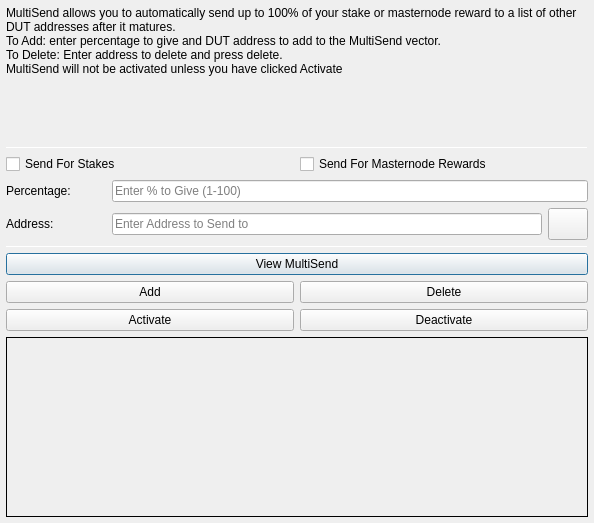
<?xml version="1.0" encoding="UTF-8"?>
<ui version="4.0">
 <class>MultiSendDialog</class>
 <widget class="QDialog" name="MultiSendDialog">
  <property name="windowModality">
   <enum>Qt::NonModal</enum>
  </property>
  <property name="geometry">
   <rect>
    <x>0</x>
    <y>0</y>
    <width>594</width>
    <height>523</height>
   </rect>
  </property>
  <property name="windowTitle">
   <string>MultiSend</string>
  </property>
  <layout class="QVBoxLayout" name="verticalLayout" stretch="0">
   <property name="leftMargin">
    <number>6</number>
   </property>
   <property name="topMargin">
    <number>6</number>
   </property>
   <property name="rightMargin">
    <number>6</number>
   </property>
   <property name="bottomMargin">
    <number>6</number>
   </property>
   <item>
    <layout class="QVBoxLayout" name="verticalLayout_Main" stretch="1,1,1,1,1,1">
     <item>
      <widget class="QLabel" name="label_2">
       <property name="lineWidth">
        <number>1</number>
       </property>
       <property name="text">
        <string>MultiSend allows you to automatically send up to 100% of your stake or masternode reward to a list of other DUT addresses after it matures.
To Add: enter percentage to give and DUT address to add to the MultiSend vector.
To Delete: Enter address to delete and press delete.
MultiSend will not be activated unless you have clicked Activate</string>
       </property>
       <property name="alignment">
        <set>Qt::AlignLeading|Qt::AlignLeft|Qt::AlignTop</set>
       </property>
       <property name="wordWrap">
        <bool>true</bool>
       </property>
      </widget>
     </item>
     <item>
      <widget class="Line" name="line">
       <property name="minimumSize">
        <size>
         <width>0</width>
         <height>1</height>
        </size>
       </property>
       <property name="maximumSize">
        <size>
         <width>16777215</width>
         <height>1</height>
        </size>
       </property>
       <property name="orientation">
        <enum>Qt::Horizontal</enum>
       </property>
      </widget>
     </item>
     <item>
      <layout class="QVBoxLayout" name="verticalLayout_Settings">
       <item>
        <layout class="QHBoxLayout" name="horizontalLayout">
         <item>
          <widget class="QCheckBox" name="multiSendStakeCheckBox">
           <property name="text">
            <string>Send For Stakes</string>
           </property>
          </widget>
         </item>
         <item>
          <widget class="QCheckBox" name="multiSendMasternodeCheckBox">
           <property name="text">
            <string>Send For Masternode Rewards</string>
           </property>
          </widget>
         </item>
        </layout>
       </item>
       <item>
        <layout class="QHBoxLayout" name="horizontalLayout_6">
         <item>
          <widget class="QLabel" name="label">
           <property name="minimumSize">
            <size>
             <width>100</width>
             <height>0</height>
            </size>
           </property>
           <property name="toolTip">
            <string>Percentage of stake to send</string>
           </property>
           <property name="text">
            <string>Percentage:</string>
           </property>
          </widget>
         </item>
         <item>
          <widget class="QLineEdit" name="multiSendPercentEdit">
           <property name="toolTip">
            <string>Enter whole numbers 1 - 100</string>
           </property>
           <property name="placeholderText">
            <string>Enter % to Give (1-100)</string>
           </property>
          </widget>
         </item>
        </layout>
       </item>
       <item>
        <layout class="QHBoxLayout" name="horizontalLayout_7">
         <item>
          <widget class="QLabel" name="label_5">
           <property name="minimumSize">
            <size>
             <width>100</width>
             <height>0</height>
            </size>
           </property>
           <property name="toolTip">
            <string>Address to send portion of stake to</string>
           </property>
           <property name="text">
            <string>Address:</string>
           </property>
          </widget>
         </item>
         <item>
          <widget class="QLineEdit" name="multiSendAddressEdit">
           <property name="toolTip">
            <string/>
           </property>
           <property name="placeholderText">
            <string>Enter Address to Send to</string>
           </property>
          </widget>
         </item>
         <item>
          <widget class="QPushButton" name="addressBookButton">
           <property name="maximumSize">
            <size>
             <width>16777215</width>
             <height>32</height>
            </size>
           </property>
           <property name="toolTip">
            <string>Choose an address from the address book</string>
           </property>
           <property name="text">
            <string/>
           </property>
           <property name="icon">
            <iconset resource="../dutcoin.qrc">
             <normaloff>:/icons/address-book</normaloff>:/icons/address-book</iconset>
           </property>
           <property name="shortcut">
            <string>Alt+A</string>
           </property>
           <property name="autoDefault">
            <bool>false</bool>
           </property>
          </widget>
         </item>
        </layout>
       </item>
      </layout>
     </item>
     <item>
      <widget class="Line" name="line_2">
       <property name="minimumSize">
        <size>
         <width>0</width>
         <height>1</height>
        </size>
       </property>
       <property name="maximumSize">
        <size>
         <width>16777215</width>
         <height>1</height>
        </size>
       </property>
       <property name="orientation">
        <enum>Qt::Horizontal</enum>
       </property>
      </widget>
     </item>
     <item>
      <layout class="QVBoxLayout" name="verticalLayout_Buttons">
       <item>
        <layout class="QHBoxLayout" name="horizontalLayout_4">
         <item>
          <widget class="QPushButton" name="viewButton">
           <property name="toolTip">
            <string/>
           </property>
           <property name="statusTip">
            <string>View MultiSend Vector</string>
           </property>
           <property name="text">
            <string>View MultiSend</string>
           </property>
          </widget>
         </item>
        </layout>
       </item>
       <item>
        <layout class="QHBoxLayout" name="horizontalLayout_2">
         <item>
          <widget class="QPushButton" name="addButton">
           <property name="toolTip">
            <string/>
           </property>
           <property name="statusTip">
            <string>Add to MultiSend Vector</string>
           </property>
           <property name="text">
            <string>Add</string>
           </property>
          </widget>
         </item>
         <item>
          <widget class="QPushButton" name="deleteButton">
           <property name="toolTip">
            <string/>
           </property>
           <property name="statusTip">
            <string>Delete Address From MultiSend Vector</string>
           </property>
           <property name="text">
            <string>Delete</string>
           </property>
          </widget>
         </item>
        </layout>
       </item>
       <item>
        <layout class="QHBoxLayout" name="horizontalLayout_5">
         <item>
          <widget class="QPushButton" name="activateButton">
           <property name="statusTip">
            <string>Activate MultiSend</string>
           </property>
           <property name="text">
            <string>Activate</string>
           </property>
          </widget>
         </item>
         <item>
          <widget class="QPushButton" name="disableButton">
           <property name="statusTip">
            <string>Deactivate MultiSend</string>
           </property>
           <property name="text">
            <string>Deactivate</string>
           </property>
          </widget>
         </item>
        </layout>
       </item>
      </layout>
     </item>
     <item>
      <widget class="QLabel" name="message">
       <property name="minimumSize">
        <size>
         <width>0</width>
         <height>180</height>
        </size>
       </property>
       <property name="frameShape">
        <enum>QFrame::Panel</enum>
       </property>
       <property name="frameShadow">
        <enum>QFrame::Plain</enum>
       </property>
       <property name="lineWidth">
        <number>1</number>
       </property>
       <property name="midLineWidth">
        <number>1</number>
       </property>
       <property name="text">
        <string/>
       </property>
       <property name="alignment">
        <set>Qt::AlignLeading|Qt::AlignLeft|Qt::AlignTop</set>
       </property>
       <property name="wordWrap">
        <bool>true</bool>
       </property>
      </widget>
     </item>
    </layout>
   </item>
  </layout>
 </widget>
 <resources>
  <include location="../dutcoin.qrc"/>
 </resources>
 <connections/>
</ui>
